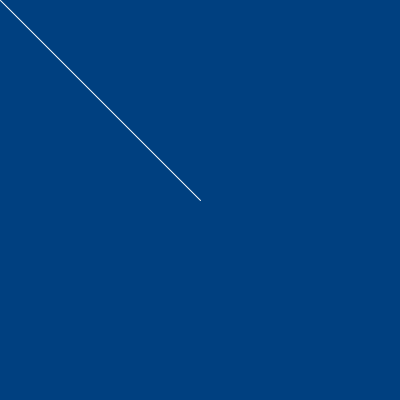
Frame 1 (no input)
Frame 60 (the mouse pressed at the canvas centre just before this capture): identical to frame 1, image omitted
Frame 120 (the mouse held since frame 60 and released just before this capture): blank canvas, image omitted

The Processing sketch that drew this single still picture (run headless with seeded random() and noise(); from frame 60 on, the mouse is pressed at the canvas centre):

// Processing sketch: sketch_5_sizing
// ── sketch_5_sizing.pde
void setup() {
  size(400, 400);
  //size(600, 800);
  
  stroke(255);
}

void draw() {
  background(0, 64, 128);
  
  line(200, 200, mouseX, mouseY);
  //line(width/2, height/2, mouseX, mouseY);
  
}
